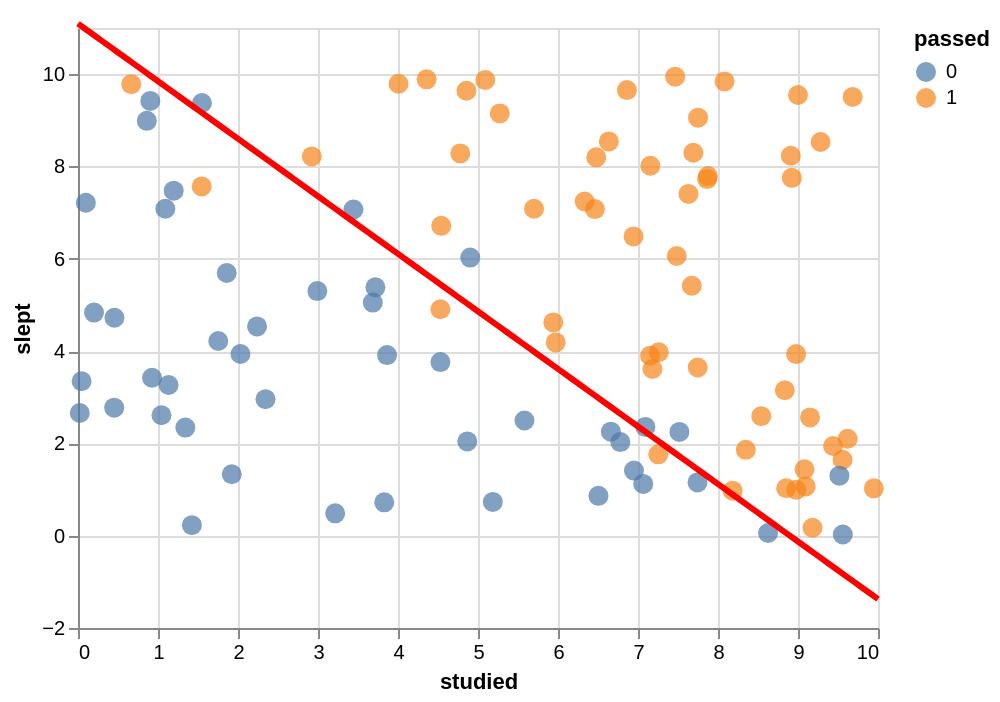

Vega-Lite specification stored for this chart:
### Vega-Lite specification from a JSON file in a GitHub repository (floating-point values rounded to 4 significant figures)
{"config": {"view": {"continuousWidth": 400, "continuousHeight": 300}}, "layer": [{"data": {"values": [{"studied": 4.855, "slept": 9.64, "passed": 1}, {"studied": 8.625, "slept": 0.05893, "passed": 0}, {"studied": 3.828, "slept": 0.7232, "passed": 0}, {"studied": 7.151, "slept": 3.899, "passed": 1}, {"studied": 6.478, "slept": 8.198, "passed": 1}, {"studied": 1.922, "slept": 1.331, "passed": 0}, {"studied": 8.978, "slept": 0.9934, "passed": 1}, {"studied": 6.636, "slept": 8.543, "passed": 1}, {"studied": 7.672, "slept": 5.416, "passed": 1}, {"studied": 4.866, "slept": 2.043, "passed": 0}, {"studied": 6.861, "slept": 9.655, "passed": 1}, {"studied": 8.54, "slept": 2.59, "passed": 1}, {"studied": 3.718, "slept": 5.382, "passed": 0}, {"studied": 9.181, "slept": 0.1715, "passed": 1}, {"studied": 9.56, "slept": 0.02495, "passed": 0}, {"studied": 5.971, "slept": 4.188, "passed": 1}, {"studied": 9.438, "slept": 1.944, "passed": 1}, {"studied": 4.358, "slept": 9.888, "passed": 1}, {"studied": 4.54, "slept": 6.714, "passed": 1}, {"studied": 1.549, "slept": 9.375, "passed": 0}, {"studied": 8.082, "slept": 9.842, "passed": 1}, {"studied": 9.62, "slept": 2.099, "passed": 1}, {"studied": 8.835, "slept": 3.152, "passed": 1}, {"studied": 1.753, "slept": 4.219, "passed": 0}, {"studied": 1.043, "slept": 2.61, "passed": 0}, {"studied": 1.196, "slept": 7.476, "passed": 0}, {"studied": 8.91, "slept": 8.233, "passed": 1}, {"studied": 4.53, "slept": 4.906, "passed": 1}, {"studied": 1.859, "slept": 5.692, "passed": 0}, {"studied": 9.557, "slept": 1.645, "passed": 1}, {"studied": 7.155, "slept": 8.015, "passed": 1}, {"studied": 2.344, "slept": 2.959, "passed": 0}, {"studied": 2.923, "slept": 8.218, "passed": 1}, {"studied": 6.333, "slept": 7.24, "passed": 1}, {"studied": 0.9256, "slept": 3.421, "passed": 0}, {"studied": 7.874, "slept": 7.791, "passed": 1}, {"studied": 8.348, "slept": 1.861, "passed": 1}, {"studied": 5.581, "slept": 2.496, "passed": 0}, {"studied": 5.091, "slept": 9.873, "passed": 1}, {"studied": 4.53, "slept": 3.762, "passed": 0}, {"studied": 1.424, "slept": 0.2286, "passed": 0}, {"studied": 9.096, "slept": 1.068, "passed": 1}, {"studied": 4.007, "slept": 9.792, "passed": 1}, {"studied": 8.977, "slept": 3.935, "passed": 1}, {"studied": 0.09805, "slept": 7.215, "passed": 0}, {"studied": 0.4524, "slept": 2.775, "passed": 0}, {"studied": 3.863, "slept": 3.913, "passed": 0}, {"studied": 7.864, "slept": 7.726, "passed": 1}, {"studied": 8.923, "slept": 7.754, "passed": 1}, {"studied": 7.464, "slept": 9.945, "passed": 1}, {"studied": 1.342, "slept": 2.343, "passed": 0}, {"studied": 5.941, "slept": 4.621, "passed": 1}, {"studied": 0.9041, "slept": 9.421, "passed": 0}, {"studied": 7.751, "slept": 9.057, "passed": 1}, {"studied": 9.518, "slept": 1.301, "passed": 0}, {"studied": 7.744, "slept": 1.154, "passed": 0}, {"studied": 7.692, "slept": 8.298, "passed": 1}, {"studied": 7.092, "slept": 2.357, "passed": 0}, {"studied": 6.944, "slept": 6.485, "passed": 1}, {"studied": 0.04502, "slept": 3.346, "passed": 0}, {"studied": 1.546, "slept": 7.568, "passed": 1}, {"studied": 5.272, "slept": 9.15, "passed": 1}, {"studied": 0.8604, "slept": 8.988, "passed": 0}, {"studied": 7.253, "slept": 1.763, "passed": 1}, {"studied": 7.517, "slept": 2.249, "passed": 0}, {"studied": 9.082, "slept": 1.437, "passed": 1}, {"studied": 0.4557, "slept": 4.722, "passed": 0}, {"studied": 6.95, "slept": 1.411, "passed": 0}, {"studied": 9.282, "slept": 8.529, "passed": 1}, {"studied": 7.181, "slept": 3.611, "passed": 1}, {"studied": 1.132, "slept": 3.265, "passed": 0}, {"studied": 7.747, "slept": 3.643, "passed": 1}, {"studied": 7.065, "slept": 1.121, "passed": 0}, {"studied": 6.506, "slept": 0.8631, "passed": 0}, {"studied": 5.701, "slept": 7.084, "passed": 1}, {"studied": 6.66, "slept": 2.254, "passed": 0}, {"studied": 1.091, "slept": 7.084, "passed": 0}, {"studied": 4.903, "slept": 6.025, "passed": 0}, {"studied": 3.443, "slept": 7.066, "passed": 0}, {"studied": 8.183, "slept": 0.975, "passed": 1}, {"studied": 9.0, "slept": 9.549, "passed": 1}, {"studied": 9.683, "slept": 9.507, "passed": 1}, {"studied": 2.992, "slept": 5.299, "passed": 0}, {"studied": 2.238, "slept": 4.535, "passed": 0}, {"studied": 0.6655, "slept": 9.783, "passed": 1}, {"studied": 6.779, "slept": 2.028, "passed": 0}, {"studied": 9.948, "slept": 1.026, "passed": 1}, {"studied": 3.215, "slept": 0.4851, "passed": 0}, {"studied": 8.852, "slept": 1.028, "passed": 1}, {"studied": 0.2001, "slept": 4.834, "passed": 0}, {"studied": 5.185, "slept": 0.7326, "passed": 0}, {"studied": 7.26, "slept": 3.974, "passed": 1}, {"studied": 9.151, "slept": 2.562, "passed": 1}, {"studied": 6.461, "slept": 7.076, "passed": 1}, {"studied": 4.779, "slept": 8.283, "passed": 1}, {"studied": 0.02228, "slept": 2.658, "passed": 0}, {"studied": 7.631, "slept": 7.405, "passed": 1}, {"studied": 3.685, "slept": 5.05, "passed": 0}, {"studied": 7.484, "slept": 6.059, "passed": 1}, {"studied": 2.031, "slept": 3.937, "passed": 0}]}, "mark": {"type": "point", "filled": true, "size": 100}, "encoding": {"color": {"type": "nominal", "field": "passed"}, "x": {"type": "quantitative", "field": "studied"}, "y": {"type": "quantitative", "field": "slept", "scale": {"domain": [0, 11]}}}}, {"data": {"values": [{"x": 0, "y": 11.09}, {"x": 0.101, "y": 10.97}, {"x": 0.202, "y": 10.84}, {"x": 0.303, "y": 10.72}, {"x": 0.404, "y": 10.59}, {"x": 0.5051, "y": 10.46}, {"x": 0.6061, "y": 10.34}, {"x": 0.7071, "y": 10.21}, {"x": 0.8081, "y": 10.09}, {"x": 0.9091, "y": 9.961}, {"x": 1.01, "y": 9.835}, {"x": 1.111, "y": 9.709}, {"x": 1.212, "y": 9.583}, {"x": 1.313, "y": 9.457}, {"x": 1.414, "y": 9.331}, {"x": 1.515, "y": 9.205}, {"x": 1.616, "y": 9.079}, {"x": 1.717, "y": 8.953}, {"x": 1.818, "y": 8.828}, {"x": 1.919, "y": 8.702}, {"x": 2.02, "y": 8.576}, {"x": 2.121, "y": 8.45}, {"x": 2.222, "y": 8.324}, {"x": 2.323, "y": 8.198}, {"x": 2.424, "y": 8.072}, {"x": 2.525, "y": 7.946}, {"x": 2.626, "y": 7.82}, {"x": 2.727, "y": 7.694}, {"x": 2.828, "y": 7.568}, {"x": 2.929, "y": 7.442}, {"x": 3.03, "y": 7.316}, {"x": 3.131, "y": 7.19}, {"x": 3.232, "y": 7.064}, {"x": 3.333, "y": 6.938}, {"x": 3.434, "y": 6.813}, {"x": 3.535, "y": 6.687}, {"x": 3.636, "y": 6.561}, {"x": 3.737, "y": 6.435}, {"x": 3.838, "y": 6.309}, {"x": 3.939, "y": 6.183}, {"x": 4.04, "y": 6.057}, {"x": 4.141, "y": 5.931}, {"x": 4.242, "y": 5.805}, {"x": 4.343, "y": 5.679}, {"x": 4.444, "y": 5.553}, {"x": 4.545, "y": 5.427}, {"x": 4.646, "y": 5.301}, {"x": 4.747, "y": 5.175}, {"x": 4.848, "y": 5.049}, {"x": 4.949, "y": 4.923}, {"x": 5.051, "y": 4.797}, {"x": 5.152, "y": 4.672}, {"x": 5.253, "y": 4.546}, {"x": 5.354, "y": 4.42}, {"x": 5.455, "y": 4.294}, {"x": 5.556, "y": 4.168}, {"x": 5.657, "y": 4.042}, {"x": 5.758, "y": 3.916}, {"x": 5.859, "y": 3.79}, {"x": 5.96, "y": 3.664}, {"x": 6.061, "y": 3.538}, {"x": 6.162, "y": 3.412}, {"x": 6.263, "y": 3.286}, {"x": 6.364, "y": 3.16}, {"x": 6.465, "y": 3.034}, {"x": 6.566, "y": 2.908}, {"x": 6.667, "y": 2.782}, {"x": 6.768, "y": 2.657}, {"x": 6.869, "y": 2.531}, {"x": 6.97, "y": 2.405}, {"x": 7.071, "y": 2.279}, {"x": 7.172, "y": 2.153}, {"x": 7.273, "y": 2.027}, {"x": 7.374, "y": 1.901}, {"x": 7.475, "y": 1.775}, {"x": 7.576, "y": 1.649}, {"x": 7.677, "y": 1.523}, {"x": 7.778, "y": 1.397}, {"x": 7.879, "y": 1.271}, {"x": 7.98, "y": 1.145}, {"x": 8.081, "y": 1.019}, {"x": 8.182, "y": 0.8934}, {"x": 8.283, "y": 0.7675}, {"x": 8.384, "y": 0.6415}, {"x": 8.485, "y": 0.5156}, {"x": 8.586, "y": 0.3897}, {"x": 8.687, "y": 0.2637}, {"x": 8.788, "y": 0.1378}, {"x": 8.889, "y": 0.01183}, {"x": 8.99, "y": -0.1141}, {"x": 9.091, "y": -0.24}, {"x": 9.192, "y": -0.366}, {"x": 9.293, "y": -0.4919}, {"x": 9.394, "y": -0.6179}, {"x": 9.495, "y": -0.7438}, {"x": 9.596, "y": -0.8697}, {"x": 9.697, "y": -0.9957}, {"x": 9.798, "y": -1.122}, {"x": 9.899, "y": -1.248}, {"x": 10, "y": -1.373}]}, "mark": {"type": "line", "color": "red", "size": 3}, "encoding": {"x": {"type": "quantitative", "field": "x", "title": "studied"}, "y": {"type": "quantitative", "field": "y", "scale": {"domain": [-2, 10]}, "title": "slept"}}}], "$schema": "https://vega.github.io/schema/vega-lite/v5.json", "data": {"values": [{"studied": 4.855, "slept": 9.64, "passed": 1}, {"studied": 8.625, "slept": 0.05893, "passed": 0}, {"studied": 3.828, "slept": 0.7232, "passed": 0}, {"studied": 7.151, "slept": 3.899, "passed": 1}, {"studied": 6.478, "slept": 8.198, "passed": 1}, {"studied": 1.922, "slept": 1.331, "passed": 0}, {"studied": 8.978, "slept": 0.9934, "passed": 1}, {"studied": 6.636, "slept": 8.543, "passed": 1}, {"studied": 7.672, "slept": 5.416, "passed": 1}, {"studied": 4.866, "slept": 2.043, "passed": 0}, {"studied": 6.861, "slept": 9.655, "passed": 1}, {"studied": 8.54, "slept": 2.59, "passed": 1}, {"studied": 3.718, "slept": 5.382, "passed": 0}, {"studied": 9.181, "slept": 0.1715, "passed": 1}, {"studied": 9.56, "slept": 0.02495, "passed": 0}, {"studied": 5.971, "slept": 4.188, "passed": 1}, {"studied": 9.438, "slept": 1.944, "passed": 1}, {"studied": 4.358, "slept": 9.888, "passed": 1}, {"studied": 4.54, "slept": 6.714, "passed": 1}, {"studied": 1.549, "slept": 9.375, "passed": 0}, {"studied": 8.082, "slept": 9.842, "passed": 1}, {"studied": 9.62, "slept": 2.099, "passed": 1}, {"studied": 8.835, "slept": 3.152, "passed": 1}, {"studied": 1.753, "slept": 4.219, "passed": 0}, {"studied": 1.043, "slept": 2.61, "passed": 0}, {"studied": 1.196, "slept": 7.476, "passed": 0}, {"studied": 8.91, "slept": 8.233, "passed": 1}, {"studied": 4.53, "slept": 4.906, "passed": 1}, {"studied": 1.859, "slept": 5.692, "passed": 0}, {"studied": 9.557, "slept": 1.645, "passed": 1}, {"studied": 7.155, "slept": 8.015, "passed": 1}, {"studied": 2.344, "slept": 2.959, "passed": 0}, {"studied": 2.923, "slept": 8.218, "passed": 1}, {"studied": 6.333, "slept": 7.24, "passed": 1}, {"studied": 0.9256, "slept": 3.421, "passed": 0}, {"studied": 7.874, "slept": 7.791, "passed": 1}, {"studied": 8.348, "slept": 1.861, "passed": 1}, {"studied": 5.581, "slept": 2.496, "passed": 0}, {"studied": 5.091, "slept": 9.873, "passed": 1}, {"studied": 4.53, "slept": 3.762, "passed": 0}, {"studied": 1.424, "slept": 0.2286, "passed": 0}, {"studied": 9.096, "slept": 1.068, "passed": 1}, {"studied": 4.007, "slept": 9.792, "passed": 1}, {"studied": 8.977, "slept": 3.935, "passed": 1}, {"studied": 0.09805, "slept": 7.215, "passed": 0}, {"studied": 0.4524, "slept": 2.775, "passed": 0}, {"studied": 3.863, "slept": 3.913, "passed": 0}, {"studied": 7.864, "slept": 7.726, "passed": 1}, {"studied": 8.923, "slept": 7.754, "passed": 1}, {"studied": 7.464, "slept": 9.945, "passed": 1}, {"studied": 1.342, "slept": 2.343, "passed": 0}, {"studied": 5.941, "slept": 4.621, "passed": 1}, {"studied": 0.9041, "slept": 9.421, "passed": 0}, {"studied": 7.751, "slept": 9.057, "passed": 1}, {"studied": 9.518, "slept": 1.301, "passed": 0}, {"studied": 7.744, "slept": 1.154, "passed": 0}, {"studied": 7.692, "slept": 8.298, "passed": 1}, {"studied": 7.092, "slept": 2.357, "passed": 0}, {"studied": 6.944, "slept": 6.485, "passed": 1}, {"studied": 0.04502, "slept": 3.346, "passed": 0}, {"studied": 1.546, "slept": 7.568, "passed": 1}, {"studied": 5.272, "slept": 9.15, "passed": 1}, {"studied": 0.8604, "slept": 8.988, "passed": 0}, {"studied": 7.253, "slept": 1.763, "passed": 1}, {"studied": 7.517, "slept": 2.249, "passed": 0}, {"studied": 9.082, "slept": 1.437, "passed": 1}, {"studied": 0.4557, "slept": 4.722, "passed": 0}, {"studied": 6.95, "slept": 1.411, "passed": 0}, {"studied": 9.282, "slept": 8.529, "passed": 1}, {"studied": 7.181, "slept": 3.611, "passed": 1}, {"studied": 1.132, "slept": 3.265, "passed": 0}, {"studied": 7.747, "slept": 3.643, "passed": 1}, {"studied": 7.065, "slept": 1.121, "passed": 0}, {"studied": 6.506, "slept": 0.8631, "passed": 0}, {"studied": 5.701, "slept": 7.084, "passed": 1}, {"studied": 6.66, "slept": 2.254, "passed": 0}, {"studied": 1.091, "slept": 7.084, "passed": 0}, {"studied": 4.903, "slept": 6.025, "passed": 0}, {"studied": 3.443, "slept": 7.066, "passed": 0}, {"studied": 8.183, "slept": 0.975, "passed": 1}, {"studied": 9.0, "slept": 9.549, "passed": 1}, {"studied": 9.683, "slept": 9.507, "passed": 1}, {"studied": 2.992, "slept": 5.299, "passed": 0}, {"studied": 2.238, "slept": 4.535, "passed": 0}, {"studied": 0.6655, "slept": 9.783, "passed": 1}, {"studied": 6.779, "slept": 2.028, "passed": 0}, {"studied": 9.948, "slept": 1.026, "passed": 1}, {"studied": 3.215, "slept": 0.4851, "passed": 0}, {"studied": 8.852, "slept": 1.028, "passed": 1}, {"studied": 0.2001, "slept": 4.834, "passed": 0}, {"studied": 5.185, "slept": 0.7326, "passed": 0}, {"studied": 7.26, "slept": 3.974, "passed": 1}, {"studied": 9.151, "slept": 2.562, "passed": 1}, {"studied": 6.461, "slept": 7.076, "passed": 1}, {"studied": 4.779, "slept": 8.283, "passed": 1}, {"studied": 0.02228, "slept": 2.658, "passed": 0}, {"studied": 7.631, "slept": 7.405, "passed": 1}, {"studied": 3.685, "slept": 5.05, "passed": 0}, {"studied": 7.484, "slept": 6.059, "passed": 1}, {"studied": 2.031, "slept": 3.937, "passed": 0}]}}
